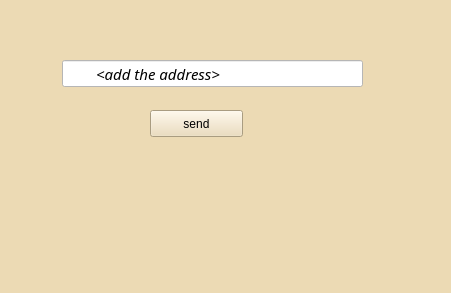
<?xml version="1.0" encoding="UTF-8"?>
<ui version="4.0">
 <class>Mbanter3</class>
 <widget class="QMainWindow" name="Mbanter3">
  <property name="geometry">
   <rect>
    <x>0</x>
    <y>0</y>
    <width>451</width>
    <height>293</height>
   </rect>
  </property>
  <property name="windowTitle">
   <string>banter3</string>
  </property>
  <property name="styleSheet">
   <string notr="true">background-color: rgb(236, 218, 180);</string>
  </property>
  <property name="unifiedTitleAndToolBarOnMac">
   <bool>true</bool>
  </property>
  <widget class="QWidget" name="add">
   <widget class="QLineEdit" name="lineEdit">
    <property name="geometry">
     <rect>
      <x>62</x>
      <y>60</y>
      <width>301</width>
      <height>27</height>
     </rect>
    </property>
    <property name="font">
     <font>
      <family>Tlwg Typist</family>
      <pointsize>11</pointsize>
      <italic>true</italic>
     </font>
    </property>
    <property name="styleSheet">
     <string notr="true">background-color: rgb(255, 255, 255);</string>
    </property>
    <property name="text">
     <string>        &lt;add the address&gt;</string>
    </property>
    <property name="enter" stdset="0">
     <string>tffttftftf</string>
    </property>
   </widget>
   <widget class="QPushButton" name="send">
    <property name="geometry">
     <rect>
      <x>150</x>
      <y>110</y>
      <width>93</width>
      <height>27</height>
     </rect>
    </property>
    <property name="text">
     <string>send</string>
    </property>
   </widget>
  </widget>
  <widget class="QStatusBar" name="statusbar"/>
 </widget>
 <resources/>
 <connections>
  <connection>
   <sender>lineEdit</sender>
   <signal>textChanged(QString)</signal>
   <receiver>send</receiver>
   <slot>show()</slot>
   <hints>
    <hint type="sourcelabel">
     <x>270</x>
     <y>84</y>
    </hint>
    <hint type="destinationlabel">
     <x>223</x>
     <y>125</y>
    </hint>
   </hints>
  </connection>
  <connection>
   <sender>send</sender>
   <signal>clicked()</signal>
   <receiver>Mbanter3</receiver>
   <slot>close()</slot>
   <hints>
    <hint type="sourcelabel">
     <x>187</x>
     <y>121</y>
    </hint>
    <hint type="destinationlabel">
     <x>260</x>
     <y>181</y>
    </hint>
   </hints>
  </connection>
 </connections>
</ui>
